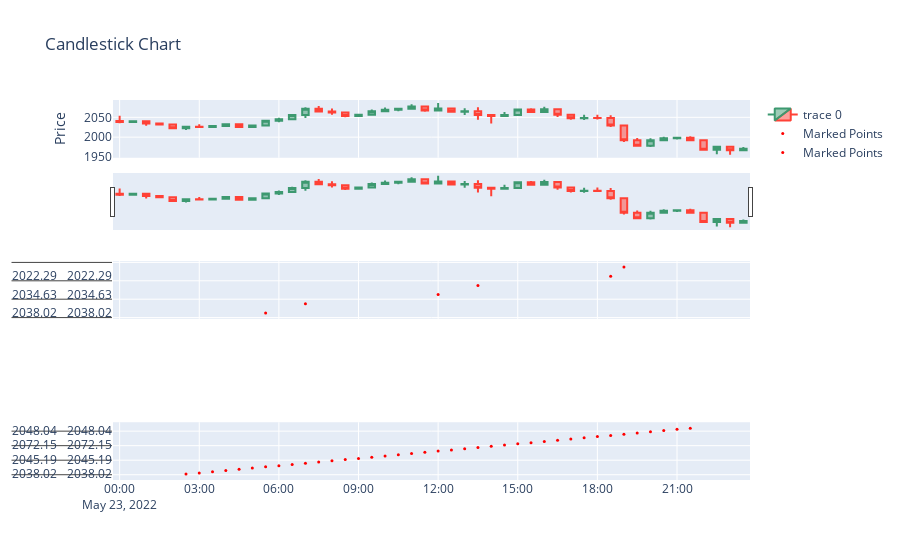

The notebook cell this image was saved under:
### Code cell
a =AnomalyDectector(df=df,freq = '30min')
a.anomaly_dynamic_smoothing('vol')
